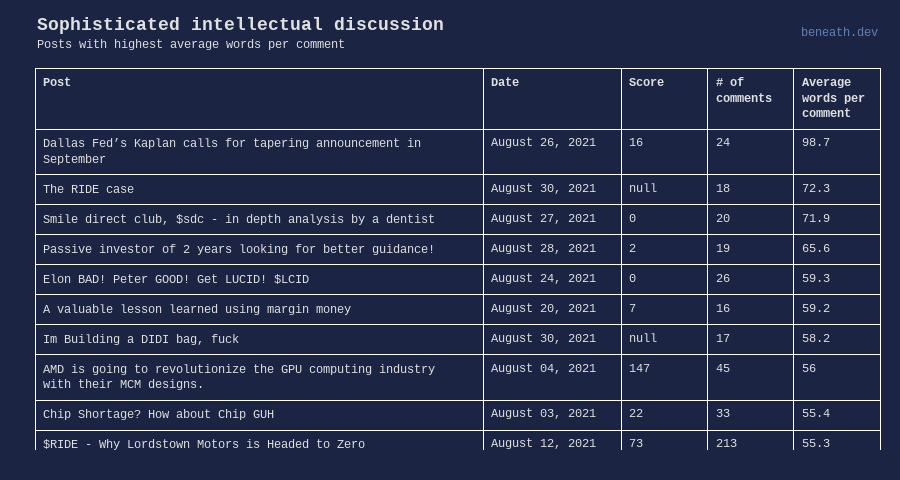

Notebook code cell kept with this figure:
### Code cell
TITLE_LENGTH = 100
table_df = tbl1_df

def format_title(row):
    title = row['title']
    # truncate
    if len(title) > TITLE_LENGTH:
        title = title[0:TITLE_LENGTH] + '...'
    
    # add link
    title = f'<a href="https://reddit.com{row.permalink}">{title}</a>'
    
    return title

fig = go.Figure(data=[go.Table(
    columnwidth = [130,40,25,25,25],
    header=dict(
        values=['<b>Post</b>', '<b>Date</b>', '<b>Score</b>', '<b># of comments</b>', '<b>Average words per comment</b>'],
        fill_color='#1b2442',
        align='left'
    ),
    cells=dict(
        values=[
            table_df.apply(format_title, axis=1),
            table_df.created_on.dt.strftime('%B %d, %Y'),
            table_df.score,
            table_df.num_comments,
            round(table_df.avg_words_per_comment, 1)
        ],
       fill_color='#1b2442',
       align='left',
    )
)])

fig.update_layout(
    make_layout(
        title="Sophisticated intellectual discussion",
        subtitle="Posts with highest average words per comment",
        source_hidden=False,
        override={
            'height': 480
        }
    )
)

fig.show()

### Figure 1 — Plotly figure (JSON) as saved in the notebook; plotly's stock layout.template omitted (floating-point values rounded to 4 significant figures)
{"data": [{"cells": {"align": "left", "fill": {"color": "#1b2442"}, "values": [["<a href=\"https://reddit.com/r/wallstreetbets/comments/pc8rsf/dallas_feds_kaplan_calls_for_tapering/\">Dallas Fed’s Kaplan calls for tapering announcement in September</a>", "<a href=\"https://reddit.com/r/wallstreetbets/comments/pe86nl/the_ride_case/\">The RIDE case</a>", "<a href=\"https://reddit.com/r/wallstreetbets/comments/pchjj1/smile_direct_club_sdc_in_depth_analysis_by_a/\">Smile direct club, $sdc - in depth analysis by a dentist</a>", "<a href=\"https://reddit.com/r/wallstreetbets/comments/pd57v0/passive_investor_of_2_years_looking_for_better/\">Passive investor of 2 years looking for better guidance!</a>", "<a href=\"https://reddit.com/r/wallstreetbets/comments/paxr9w/elon_bad_peter_good_get_lucid_lcid/\">Elon BAD! Peter GOOD! Get LUCID! $LCID</a>", "<a href=\"https://reddit.com/r/wallstreetbets/comments/p7u7rv/a_valuable_lesson_learned_using_margin_money/\">A valuable lesson learned using margin money</a>", "<a href=\"https://reddit.com/r/wallstreetbets/comments/peddi9/im_building_a_didi_bag_fuck/\">Im Building a DIDI bag, fuck</a>", "<a href=\"https://reddit.com/r/wallstreetbets/comments/oxty90/amd_is_going_to_revolutionize_the_gpu_computing/\">AMD is going to revolutionize the GPU computing industry with their MCM designs.</a>", "<a href=\"https://reddit.com/r/wallstreetbets/comments/ox2jwg/chip_shortage_how_about_chip_guh/\">Chip Shortage? How about Chip GUH</a>", "<a href=\"https://reddit.com/r/wallstreetbets/comments/p36ywi/ride_why_lordstown_motors_is_headed_to_zero/\">$RIDE - Why Lordstown Motors is Headed to Zero</a>"], ["August 26, 2021", "August 30, 2021", "August 27, 2021", "August 28, 2021", "August 24, 2021", "August 20, 2021", "August 30, 2021", "August 04, 2021", "August 03, 2021", "August 12, 2021"], [16, null, 0, 2, 0, 7, null, 147, 22, 73], [24, 18, 20, 19, 26, 16, 17, 45, 33, 213], [98.7, 72.3, 71.9, 65.6, 59.3, 59.2, 58.2, 56, 55.4, 55.3]]}, "columnwidth": [130, 40, 25, 25, 25], "header": {"align": "left", "fill": {"color": "#1b2442"}, "values": ["<b>Post</b>", "<b>Date</b>", "<b>Score</b>", "<b># of comments</b>", "<b>Average words per comment</b>"]}, "type": "table"}], "layout": {"annotations": [{"align": "right", "height": 40, "showarrow": false, "text": "<a style=\"color: rgb(100, 130, 180);\" href=\"https://beneath.dev/\">beneath.dev</a>", "x": 1, "xanchor": "right", "xref": "paper", "y": 1, "yanchor": "bottom", "yref": "paper", "yshift": 13}, {"align": "left", "font": {"size": 12}, "height": 16, "showarrow": false, "text": "Posts with highest average words per comment", "x": 0, "xanchor": "left", "xref": "paper", "y": 1, "yanchor": "bottom", "yref": "paper", "yshift": 13}, {"align": "left", "font": {"size": 18}, "height": 24, "showarrow": false, "text": "<b>Sophisticated intellectual discussion</b>", "x": 0, "xanchor": "left", "xref": "paper", "y": 1, "yanchor": "bottom", "yref": "paper", "yshift": 29}], "colorway": ["rgb(60, 170, 255)", "rgb(255, 60, 130)", "rgb(100, 200, 100)", "rgb(200, 220, 240)", "rgb(251, 241, 67)", "rgb(203, 60, 255)", "rgb(249, 148, 66)", "rgb(36, 130, 36)", "rgb(238, 255, 234)"], "dragmode": "select", "font": {"color": "#e1e1e1", "family": "SFMono-Regular,Menlo,Monaco,Consolas,Liberation Mono,Courier,monospace"}, "height": 480, "margin": {"autoexpand": true, "b": 30, "l": 35, "r": 20, "t": 68}, "paper_bgcolor": "#1b2442", "plot_bgcolor": "#1b2442", "title": {"font": {"color": "#1b2442", "size": 1}, "text": "Sophisticated intellectual discussion"}, "xaxis": {"gridcolor": "rgb(44, 53, 72)", "zerolinecolor": "#e1e1e1"}, "yaxis": {"gridcolor": "rgb(44, 53, 72)", "zerolinecolor": "#e1e1e1"}}}
